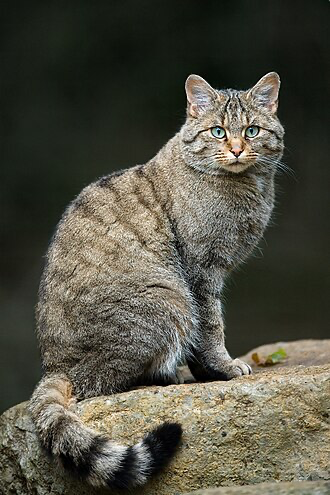
#> input picture lab4/input/cat_1.png, 330 x 495 px, found by its file name
$ python elearning4.py
#> lines starting #> are read from the running program, lines starting #| are printed output that depends on the picture

import pywt
import numpy as np
import matplotlib.pyplot as plt
from PIL import Image
from sklearn.metrics import accuracy_score, confusion_matrix, roc_curve, auc

# 1. Tạo mã băm Wavelet cho ảnh
def wavelet_hash(img_path, wavelet="db4", level=3):
#> called with img_path = 'cat_1.png', wavelet = 'db4', level = 3
    img = Image.open(img_path).convert("L").resize((64, 64))
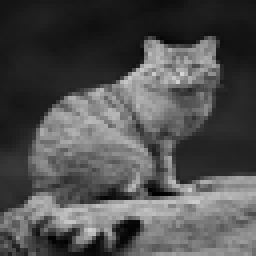
#> img: PIL image 64x64 L (shown 4 times larger); min 0, max 212, mean 79.5
    cA = pywt.wavedec2(np.array(img), wavelet, level=level)[0]
    return (cA.flatten() > np.median(cA)).astype(int)


# 2. Tính khoảng cách Hamming
def hamming_distance(h1, h2):
    return np.mean(h1 != h2)


# 3. Danh sách ảnh và nhãn thực tế
data = [
    ("cat_1.png", "cat"), ("cat_2.png", "cat"),
    ("dog_1.png", "dog"), ("dog_2.png", "horse"),
    ("car_1.png", "car"), ("car_2.png", "car"),
    ("dog_3.png", "dog"), ("dog_4.png", "dog"),
]

hashes = [wavelet_hash(path) for path, _ in data]
#> call 2 of wavelet_hash, with img_path = 'cat_2.png', wavelet = 'db4', level = 3
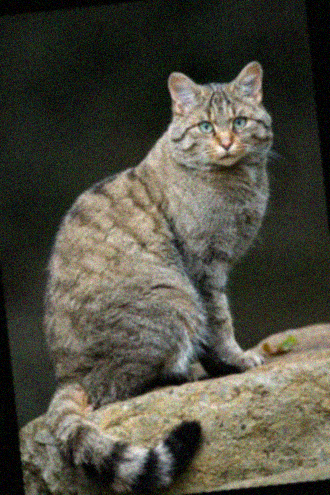
#> input picture lab4/input/cat_2.png, 330 x 495 px, found by its file name
#> in wavelet_hash (call 2), `img = Image.open(img_path).convert("L").resize((64, 64))`:
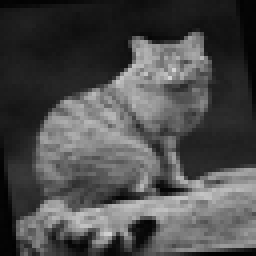
#> img: PIL image 64x64 L (shown 4 times larger); min 0, max 212, mean 75.4
#> call 3 of wavelet_hash, with img_path = 'dog_1.png', wavelet = 'db4', level = 3
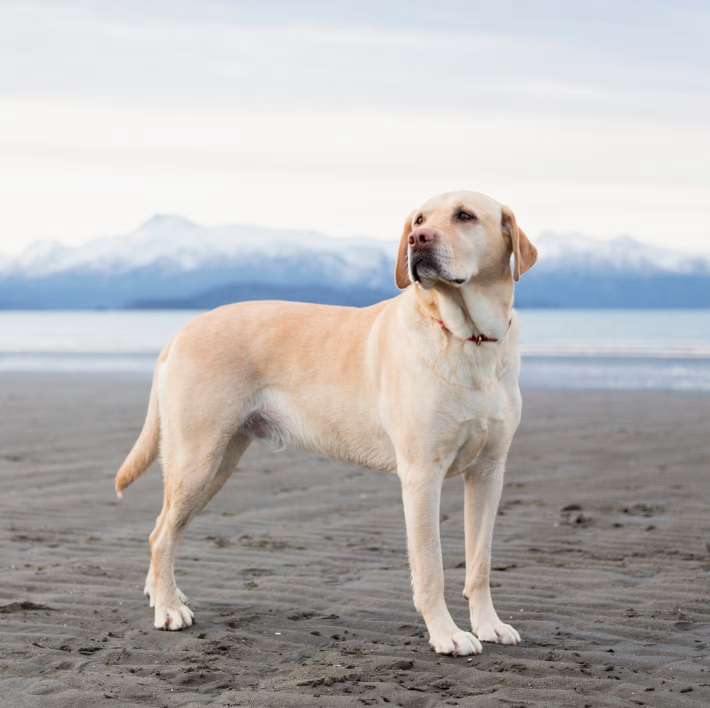
#> input picture lab4/input/dog_1.png, 1420 x 1416 px, found by its file name (shown at 1/2 size)
#> in wavelet_hash (call 3), `img = Image.open(img_path).convert("L").resize((64, 64))`:
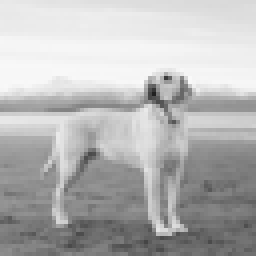
#> img: PIL image 64x64 L (shown 4 times larger); min 33, max 250, mean 181.5
#> (the run stopped early here; a loop or call above may not have finished)
